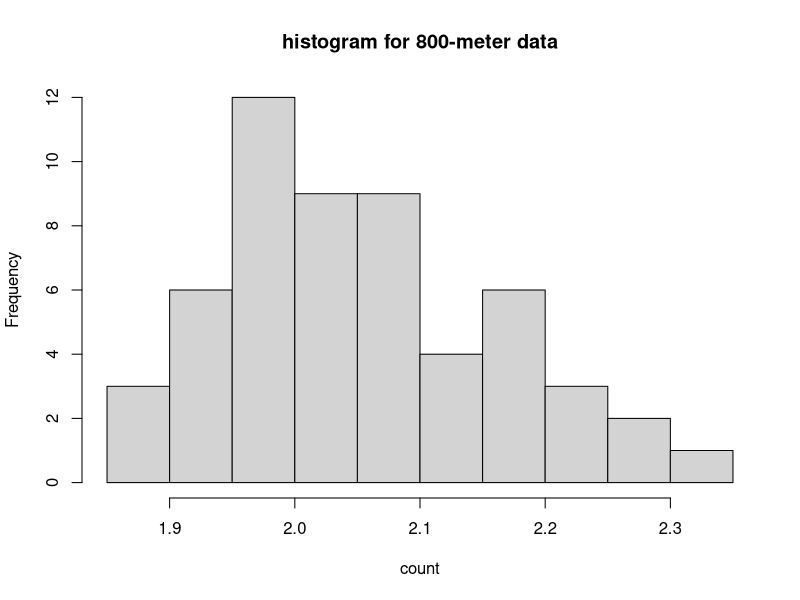

The R source for this figure:
#Pg.no.46
x=c(1.875,1.925,1.975,2.025,2.075,2.125,2.175,2.225,2.275,2.325,2.375)
frequ=c(3,6,12,9,9,4,6,3,2,1,0)
x1=rep(x,frequ)
hist(x1,xlab="count",main="histogram for 800-meter data")
